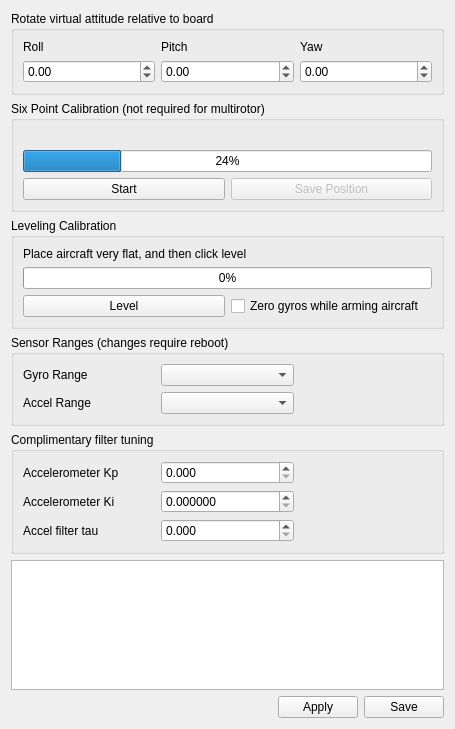
<?xml version="1.0" encoding="UTF-8"?>
<ui version="4.0">
 <class>ccattitude</class>
 <widget class="QWidget" name="ccattitude">
  <property name="geometry">
   <rect>
    <x>0</x>
    <y>0</y>
    <width>455</width>
    <height>729</height>
   </rect>
  </property>
  <property name="windowTitle">
   <string>Form</string>
  </property>
  <layout class="QGridLayout" name="gridLayout_2">
   <item row="7" column="0">
    <spacer name="verticalSpacer_2">
     <property name="orientation">
      <enum>Qt::Vertical</enum>
     </property>
     <property name="sizeHint" stdset="0">
      <size>
       <width>20</width>
       <height>40</height>
      </size>
     </property>
    </spacer>
   </item>
   <item row="4" column="0">
    <widget class="QGroupBox" name="groupBox_4">
     <property name="title">
      <string>Sensor Ranges (changes require reboot)</string>
     </property>
     <layout class="QGridLayout" name="gridLayout_4">
      <item row="0" column="2">
       <widget class="QLabel" name="horizontalSpacerLabel_2">
        <property name="text">
         <string/>
        </property>
       </widget>
      </item>
      <item row="1" column="0">
       <widget class="QLabel" name="label_9">
        <property name="text">
         <string>Accel Range</string>
        </property>
       </widget>
      </item>
      <item row="1" column="1">
       <widget class="QComboBox" name="accelRange">
        <property name="objrelation" stdset="0">
         <stringlist>
          <string>objname:HwSettings</string>
          <string>fieldname:AccelRange</string>
         </stringlist>
        </property>
       </widget>
      </item>
      <item row="0" column="1">
       <widget class="QComboBox" name="gyroRange">
        <property name="objrelation" stdset="0">
         <stringlist>
          <string>objname:HwSettings</string>
          <string>fieldname:GyroRange</string>
         </stringlist>
        </property>
       </widget>
      </item>
      <item row="0" column="0">
       <widget class="QLabel" name="label_8">
        <property name="text">
         <string>Gyro Range</string>
        </property>
       </widget>
      </item>
     </layout>
    </widget>
   </item>
   <item row="0" column="0">
    <widget class="QGroupBox" name="groupBox">
     <property name="title">
      <string>Rotate virtual attitude relative to board</string>
     </property>
     <layout class="QGridLayout" name="gridLayout">
      <item row="0" column="1">
       <widget class="QLabel" name="label_3">
        <property name="text">
         <string>Pitch</string>
        </property>
        <property name="alignment">
         <set>Qt::AlignLeading|Qt::AlignLeft|Qt::AlignVCenter</set>
        </property>
       </widget>
      </item>
      <item row="0" column="0">
       <widget class="QLabel" name="label_2">
        <property name="text">
         <string>Roll</string>
        </property>
        <property name="alignment">
         <set>Qt::AlignLeading|Qt::AlignLeft|Qt::AlignVCenter</set>
        </property>
       </widget>
      </item>
      <item row="0" column="2">
       <widget class="QLabel" name="label_4">
        <property name="text">
         <string>Yaw</string>
        </property>
        <property name="alignment">
         <set>Qt::AlignLeading|Qt::AlignLeft|Qt::AlignVCenter</set>
        </property>
       </widget>
      </item>
      <item row="1" column="2">
       <widget class="QDoubleSpinBox" name="yawRotation">
        <property name="minimum">
         <double>-180.000000000000000</double>
        </property>
        <property name="maximum">
         <double>180.000000000000000</double>
        </property>
        <property name="objrelation" stdset="0">
         <stringlist>
          <string>objname:AttitudeSettings</string>
          <string>fieldname:BoardRotation</string>
          <string>element:Yaw</string>
          <string>scale:100.0</string>
         </stringlist>
        </property>
       </widget>
      </item>
      <item row="1" column="1">
       <widget class="QDoubleSpinBox" name="pitchRotation">
        <property name="minimum">
         <double>-90.000000000000000</double>
        </property>
        <property name="maximum">
         <double>90.000000000000000</double>
        </property>
        <property name="singleStep">
         <double>0.010000000000000</double>
        </property>
        <property name="objrelation" stdset="0">
         <stringlist>
          <string>objname:AttitudeSettings</string>
          <string>fieldname:BoardRotation</string>
          <string>element:Pitch</string>
          <string>scale:100.0</string>
         </stringlist>
        </property>
       </widget>
      </item>
      <item row="1" column="0">
       <widget class="QDoubleSpinBox" name="rollRotation">
        <property name="minimum">
         <double>-180.000000000000000</double>
        </property>
        <property name="maximum">
         <double>180.000000000000000</double>
        </property>
        <property name="singleStep">
         <double>0.010000000000000</double>
        </property>
        <property name="objrelation" stdset="0">
         <stringlist>
          <string>objname:AttitudeSettings</string>
          <string>fieldname:BoardRotation</string>
          <string>element:Roll</string>
          <string>scale:100.0</string>
         </stringlist>
        </property>
       </widget>
      </item>
     </layout>
    </widget>
   </item>
   <item row="5" column="0">
    <widget class="QGroupBox" name="groupBox_3">
     <property name="sizePolicy">
      <sizepolicy hsizetype="Minimum" vsizetype="Preferred">
       <horstretch>0</horstretch>
       <verstretch>0</verstretch>
      </sizepolicy>
     </property>
     <property name="title">
      <string>Complimentary filter tuning</string>
     </property>
     <layout class="QGridLayout" name="gridLayout_3">
      <item row="2" column="0">
       <widget class="QLabel" name="label_6">
        <property name="text">
         <string>Accelerometer Ki</string>
        </property>
       </widget>
      </item>
      <item row="2" column="1">
       <widget class="QDoubleSpinBox" name="AccelKi">
        <property name="sizePolicy">
         <sizepolicy hsizetype="Minimum" vsizetype="Fixed">
          <horstretch>0</horstretch>
          <verstretch>0</verstretch>
         </sizepolicy>
        </property>
        <property name="decimals">
         <number>6</number>
        </property>
        <property name="maximum">
         <double>0.010000000000000</double>
        </property>
        <property name="singleStep">
         <double>0.000001000000000</double>
        </property>
        <property name="objrelation" stdset="0">
         <stringlist>
          <string>objname:AttitudeSettings</string>
          <string>fieldname:AccelKi</string>
         </stringlist>
        </property>
       </widget>
      </item>
      <item row="1" column="1">
       <widget class="QDoubleSpinBox" name="AccelKp">
        <property name="sizePolicy">
         <sizepolicy hsizetype="Minimum" vsizetype="Fixed">
          <horstretch>0</horstretch>
          <verstretch>0</verstretch>
         </sizepolicy>
        </property>
        <property name="decimals">
         <number>3</number>
        </property>
        <property name="maximum">
         <double>0.200000000000000</double>
        </property>
        <property name="singleStep">
         <double>0.001000000000000</double>
        </property>
        <property name="objrelation" stdset="0">
         <stringlist>
          <string>objname:AttitudeSettings</string>
          <string>fieldname:AccelKp</string>
         </stringlist>
        </property>
       </widget>
      </item>
      <item row="1" column="0">
       <widget class="QLabel" name="label_5">
        <property name="text">
         <string>Accelerometer Kp</string>
        </property>
       </widget>
      </item>
      <item row="2" column="2">
       <widget class="QLabel" name="horizontalSpacerLabel">
        <property name="text">
         <string/>
        </property>
       </widget>
      </item>
      <item row="3" column="0">
       <widget class="QLabel" name="label_7">
        <property name="text">
         <string>Accel filter tau</string>
        </property>
       </widget>
      </item>
      <item row="3" column="1">
       <widget class="QDoubleSpinBox" name="AccelTau">
        <property name="decimals">
         <number>3</number>
        </property>
        <property name="objrelation" stdset="0">
         <stringlist>
          <string>objname:AttitudeSettings</string>
          <string>fieldname:AccelTau</string>
         </stringlist>
        </property>
       </widget>
      </item>
     </layout>
    </widget>
   </item>
   <item row="1" column="0">
    <widget class="QGroupBox" name="groupBox_sixPointCal">
     <property name="title">
      <string>Six Point Calibration (not required for multirotor)</string>
     </property>
     <layout class="QGridLayout" name="gridLayout_5">
      <item row="3" column="1">
       <widget class="QPushButton" name="sixPointStart">
        <property name="text">
         <string>Start</string>
        </property>
       </widget>
      </item>
      <item row="3" column="2">
       <widget class="QPushButton" name="sixPointSave">
        <property name="enabled">
         <bool>false</bool>
        </property>
        <property name="text">
         <string>Save Position</string>
        </property>
       </widget>
      </item>
      <item row="2" column="1" colspan="2">
       <widget class="QProgressBar" name="sixPointProgress">
        <property name="value">
         <number>24</number>
        </property>
       </widget>
      </item>
      <item row="1" column="1" colspan="2">
       <widget class="QLabel" name="sixPointInstructions">
        <property name="text">
         <string/>
        </property>
       </widget>
      </item>
     </layout>
    </widget>
   </item>
   <item row="8" column="0">
    <layout class="QHBoxLayout" name="horizontalLayout_2">
     <item>
      <spacer name="horizontalSpacer">
       <property name="orientation">
        <enum>Qt::Horizontal</enum>
       </property>
       <property name="sizeHint" stdset="0">
        <size>
         <width>40</width>
         <height>20</height>
        </size>
       </property>
      </spacer>
     </item>
     <item>
      <widget class="QPushButton" name="ccAttitudeHelp">
       <property name="sizePolicy">
        <sizepolicy hsizetype="Fixed" vsizetype="Fixed">
         <horstretch>0</horstretch>
         <verstretch>0</verstretch>
        </sizepolicy>
       </property>
       <property name="maximumSize">
        <size>
         <width>32</width>
         <height>32</height>
        </size>
       </property>
       <property name="text">
        <string/>
       </property>
       <property name="icon">
        <iconset resource="../coreplugin/core.qrc">
         <normaloff>:/core/images/helpicon.svg</normaloff>:/core/images/helpicon.svg</iconset>
       </property>
       <property name="iconSize">
        <size>
         <width>32</width>
         <height>32</height>
        </size>
       </property>
       <property name="flat">
        <bool>true</bool>
       </property>
      </widget>
     </item>
     <item>
      <widget class="QPushButton" name="applyButton">
       <property name="text">
        <string>Apply</string>
       </property>
      </widget>
     </item>
     <item>
      <widget class="QPushButton" name="saveButton">
       <property name="toolTip">
        <string>Click to permanently save the accel bias in the CopterControl Flash.</string>
       </property>
       <property name="text">
        <string>Save</string>
       </property>
      </widget>
     </item>
    </layout>
   </item>
   <item row="6" column="0">
    <widget class="QTextEdit" name="calibrationMessages"/>
   </item>
   <item row="2" column="0">
    <widget class="QGroupBox" name="groupBox_2">
     <property name="title">
      <string>Leveling Calibration</string>
     </property>
     <layout class="QGridLayout" name="gridLayout_6">
      <item row="0" column="0" colspan="2">
       <widget class="QLabel" name="label">
        <property name="text">
         <string>Place aircraft very flat, and then click level</string>
        </property>
        <property name="wordWrap">
         <bool>true</bool>
        </property>
       </widget>
      </item>
      <item row="2" column="1">
       <widget class="QCheckBox" name="zeroGyroBiasOnArming">
        <property name="toolTip">
         <string>If enabled, a fast recalibration of gyro zero point will be done
whenever the frame is armed. Do not move the airframe while
arming it in that case!</string>
        </property>
        <property name="text">
         <string>Zero gyros while arming aircraft</string>
        </property>
       </widget>
      </item>
      <item row="2" column="0">
       <widget class="QPushButton" name="levelButton">
        <property name="toolTip">
         <string>Launch horizontal calibration.</string>
        </property>
        <property name="text">
         <string>Level</string>
        </property>
       </widget>
      </item>
      <item row="1" column="0" colspan="2">
       <widget class="QProgressBar" name="levelProgress">
        <property name="value">
         <number>0</number>
        </property>
       </widget>
      </item>
     </layout>
    </widget>
   </item>
  </layout>
 </widget>
 <resources>
  <include location="../coreplugin/core.qrc"/>
 </resources>
 <connections/>
</ui>
